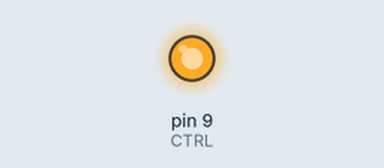
A sketch run on a simulated Arduino Uno, built with avr-gcc and run on an emulated ATmega328P. On the bench: output pins drawn as LEDs (lit = HIGH).

Above: at 1.5 s.
At 8.0 s:
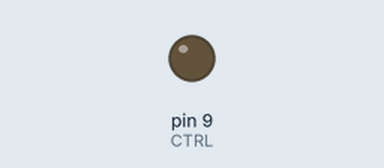
Timing chart, 0 to 16.9 s (numbered marks = the images above):
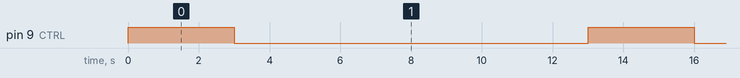

Measured:
- by itself, pin 9 (CTRL): alternates HIGH for 3.0 s and LOW for 10.0 s

The sketch:

EX4_4.ino
```cpp
// EX 4_4

const int CTRL = 9; // PC817 LED control pin

void setup() {
  pinMode(CTRL, OUTPUT);
  digitalWrite(CTRL, LOW);
}

void loop() {
  digitalWrite(CTRL, HIGH); // Fan ON (PC817 LED ON)
  delay(3000);              // 3 s
  digitalWrite(CTRL, LOW);  // Fan OFF
  delay(10000);             // 10 s
}
```

EX4_1A.ino
```cpp
// EX 4.1_A - Bare-metal code

#define F_CPU 16000000UL
#include <avr/io.h>
#include <util/delay.h>

int main(void) {

    DDRB |= (1 << PB1);

    while (1) {
        PORTB |= (1 << PB1);   // Transistor ON → LED ON
        _delay_ms(3000);       // 3s on
        PORTB &= ~(1 << PB1);  //  TransistorOFF → LED OFF
        _delay_ms(1000);       // 1s off
    }
}
```
